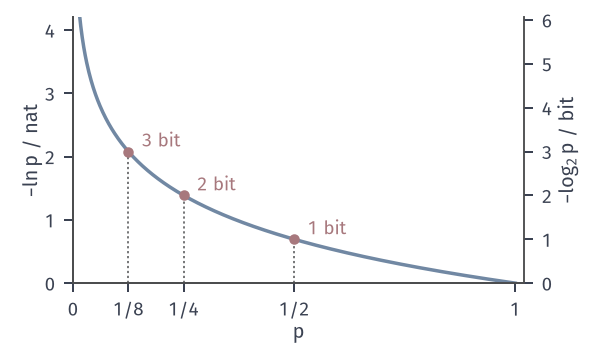

The script that drew this image:
from pathlib import Path
import sys
HERE = Path(__file__).resolve().parent
sys.path.insert(0, str(HERE.parent/'info-common'))
from info_fig import *
# Self-information -ln p (nat, left axis) and -log2 p (bit, right axis).
# Red points: p = 1/2, 1/4, 1/8 from the running table (1/2,1/4,1/8,1/8).
fig, ax = figure(width_mm=86, height_mm=50)
panel(fig, left=.12, right=.86, bottom=.2, top=.95)
p = np.linspace(.004, 1, 600)
ax.plot(p, -np.log(p), color=BLUE, lw=1.4)
facts = {}
for q, s in ((.5, '$1/2$'), (.25, '$1/4$'), (.125, '$1/8$')):
    dot(ax, q, -math.log(q))
    ax.plot([q, q], [0, -math.log(q)], color=STROKE, lw=.6, ls=DOT)
    lab(ax, q+.03, -math.log(q)+.08, '%d bit' % round(-math.log2(q)), RED)
    facts[str(q)] = {'nat': -math.log(q), 'bit': -math.log2(q)}
ax.set_xlim(0, 1.02); ax.set_ylim(0, 4.2)
ax.set_xticks([0, .125, .25, .5, 1]); ax.set_xticklabels(['0', '$1/8$', '$1/4$', '$1/2$', '1'])
axlab(ax, '$p$', r'$-\ln p$ / nat')
r = ax.twinx(); r.spines['right'].set_visible(True); r.spines['top'].set_visible(False)
r.set_ylim(0, 4.2/LN2); r.set_yticks([0, 1, 2, 3, 4, 5, 6]); r.set_ylabel(r'$-\log_2 p$ / bit', labelpad=2)
save(fig, HERE, 'figure', facts)
